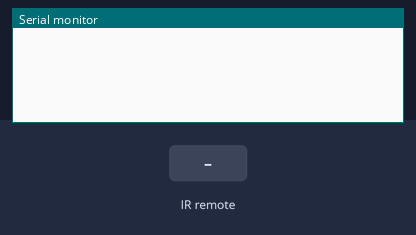
This sketch was run on a simulated Arduino Uno, built with avr-gcc and run on an emulated ATmega328P. Parts: the last lines printed to the serial monitor. Inputs (shaded band) come from the test bench.

Above: at 1.2 s.
1.3 s: infrared code 0xF906FF00 received
At 2.5 s:
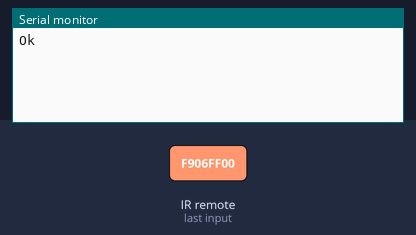
2.8 s: infrared code 0xE51AFF00 received
At 3.9 s:
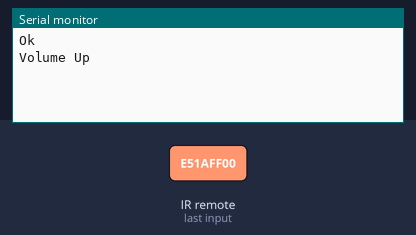
4.3 s: infrared code 0xB748FF00 received
At 5.0 s:
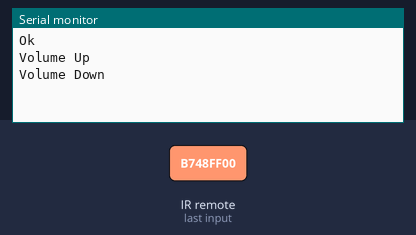
5.8 s: infrared code 0xE817FF00 received
At 6.2 s:
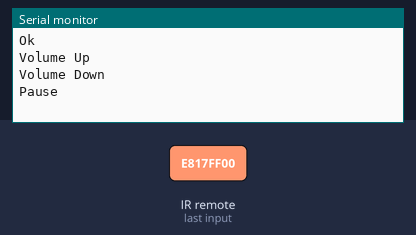
7.3 s: infrared code 0xF807FF00 received
At 8.5 s:
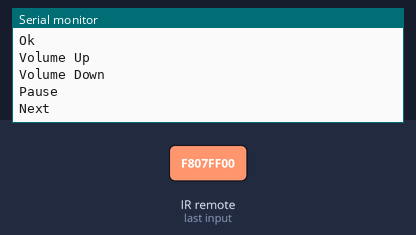
8.8 s: infrared code 0xB847FF00 received
At 9.7 s:
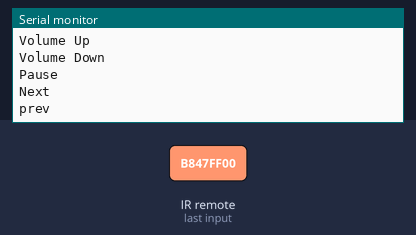

The sketch:

Arduino_code.ino
```cpp
#include <IRremote.h>

IRrecv recv(6);
void setup() {
  // put your setup code here, to run once:
  recv.enableIRIn();
  Serial.begin(9600);
}

void loop() {
  // put your main code here, to run repeatedly:

  if (recv.decode()) {
    if(recv.decodedIRData.decodedRawData == 0xF906FF00){
      Serial.println("Ok");
    }
    if(recv.decodedIRData.decodedRawData == 0xE51AFF00){
      Serial.println("Volume Up");
    }
    if(recv.decodedIRData.decodedRawData == 0xB748FF00){
      Serial.println("Volume Down");
    }
    if(recv.decodedIRData.decodedRawData == 0xE817FF00){
      Serial.println("Pause");
    }
    if(recv.decodedIRData.decodedRawData == 0xF807FF00){
      Serial.println("Next");
    }
    if(recv.decodedIRData.decodedRawData == 0xB847FF00){
      Serial.println("prev");
    }
    delay(50);
    recv.resume();
  }

}
```

Measured:
- after the input at 1.3 s, the serial monitor: prints a new line at once (image 1)
- after the input at 2.8 s, the serial monitor: prints a new line at once (image 2)
- after the input at 4.3 s, the serial monitor: prints a new line at once (image 3)
- after the input at 5.8 s, the serial monitor: prints a new line at once (image 4)
- after the input at 7.3 s, the serial monitor: prints a new line at once (image 5)
- after the input at 8.8 s, the serial monitor: prints a new line at once (image 6)
